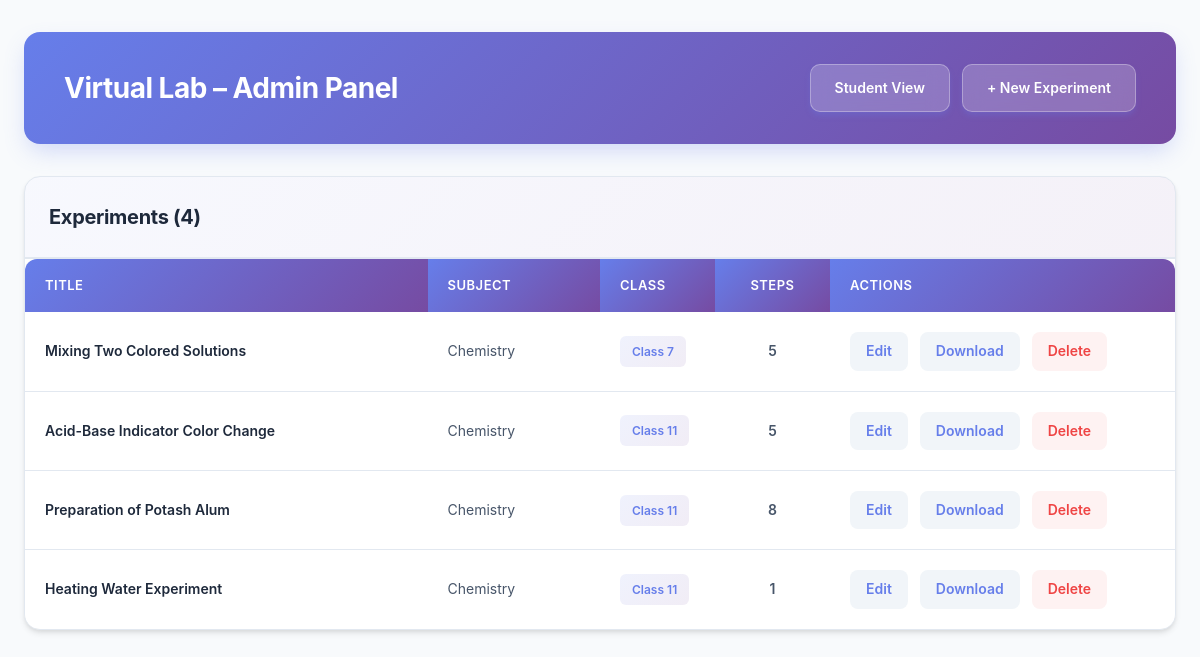
Page /admin/index.php on the earlier database version.
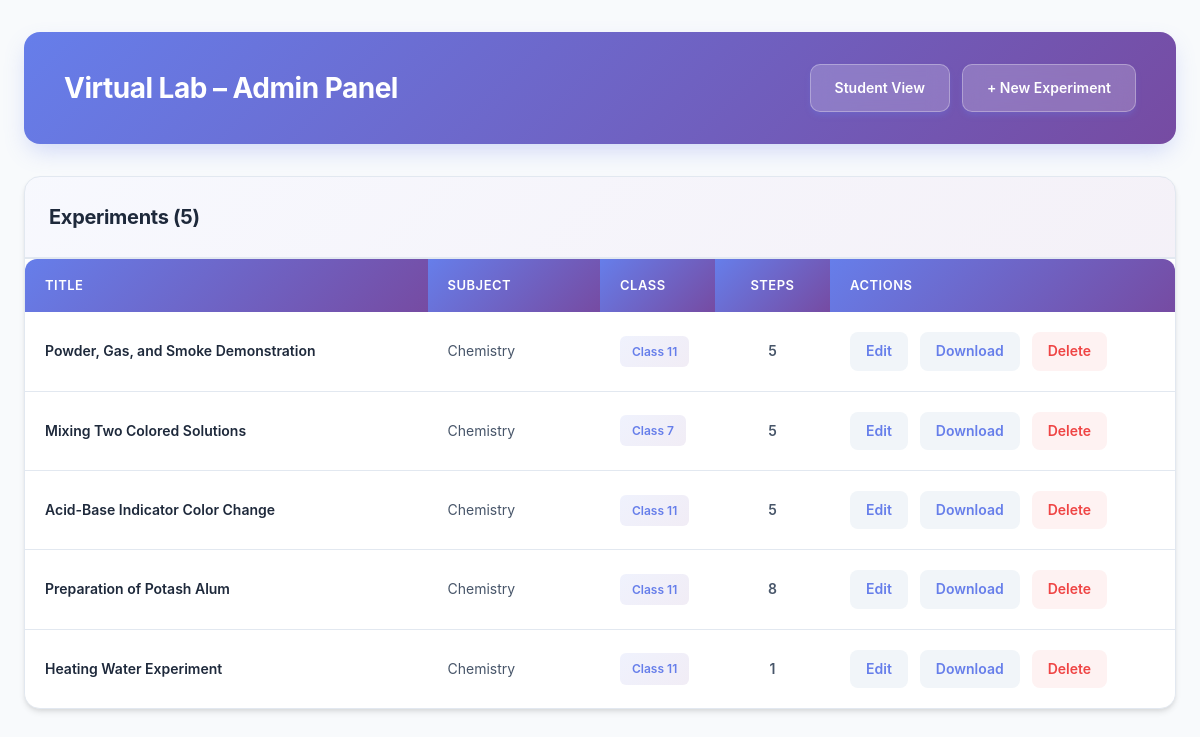
Same page on the later database version.
### tables this page shows
CREATE TABLE experiments (
    id VARCHAR(50) PRIMARY KEY,
    title VARCHAR(255) NOT NULL,
    subject VARCHAR(50) NOT NULL,
    class VARCHAR(10) NOT NULL,
    config_json TEXT NOT NULL,
    created_at DATETIME DEFAULT CURRENT_TIMESTAMP,
    updated_at DATETIME DEFAULT CURRENT_TIMESTAMP
);

### admin/config/database.php (called while the page is built, shortened)
<?php
function getDBConnection() {
    try {
        if (DB_TYPE === 'sqlite') {
            $dbPath = DB_SQLITE_PATH;
            try {
                $db = new PDO('sqlite:' . $dbPath);
                $db->setAttribute(PDO::ATTR_ERRMODE, PDO::ERRMODE_EXCEPTION);
                return $db;
            } catch (PDOException $e) {
                throw new Exception("Failed to create SQLite database: " . $e->getMessage() . " (Path: " . $dbPath . ")");
            }
        }
    } catch (PDOException $e) {
        throw new Exception("Database connection failed: " . $e->getMessage());
    } catch (Exception $e) {
        throw $e;
    }
}

### admin/classes/Database.php (called while the page is built, shortened)
<?php
require_once __DIR__ . '/../config/database.php';
class Database {
    private $db;
    public function __construct() {
        $this->db = getDBConnection();
    }
    private function initTables() {
        try {
            $schemaFile = __DIR__ . '/../config/schema.sql';
            $sql = file_get_contents($schemaFile);
            if (DB_TYPE === 'sqlite') {
                $statements = explode(';', $sql);
                foreach ($statements as $statement) {
                    $statement = trim($statement);
                    if (!empty($statement) && !preg_match('/^\s*--/', $statement)) {
                        try {
                            $this->db->exec($statement);
                        } catch (PDOException $e) {
                            if (strpos($e->getMessage(), 'already exists') === false) {
                                error_log('Schema execution error: ' . $e->getMessage());
                            }
                        }
                    }
                }
            } else {
                try {
                    $this->db->exec($sql);
                } catch (PDOException $e) {
                    error_log('Schema execution error: ' . $e->getMessage());
                }
            }
        } catch (Exception $e) {
            error_log('initTables error: ' . $e->getMessage());
        }
    }
    public function getAllExperiments() {
        try {
            if (DB_TYPE === 'sqlite') {
                $checkStmt = $this->db->query("SELECT name FROM sqlite_master WHERE type='table' AND name='experiments'");
                $tableExists = $checkStmt->fetch() !== false;
            } else {
                $checkStmt = $this->db->query("SHOW TABLES LIKE 'experiments'");
                $tableExists = $checkStmt->rowCount() > 0;
            }
            $stmt = $this->db->query("SELECT * FROM experiments ORDER BY created_at DESC");
            $experiments = $stmt->fetchAll(PDO::FETCH_ASSOC);
            foreach ($experiments as &$exp) {
                try {
                    $stepStmt = $this->db->prepare("
                        SELECT COUNT(*) as count FROM experiment_steps WHERE experiment_id = ?
                    ");
                    $stepStmt->execute([$exp['id']]);
                    $stepCount = $stepStmt->fetch(PDO::FETCH_ASSOC);
                    $exp['step_count'] = $stepCount['count'] ?? 0;
                } catch (PDOException $e) {
                    $exp['step_count'] = 0;
                }
            }
            return $experiments;
        } catch (PDOException $e) {
            error_log('getAllExperiments error: ' . $e->getMessage());
            return [];
        } catch (Exception $e) {
            error_log('getAllExperiments error: ' . $e->getMessage());
            return [];
        }
    }
}

### admin/index.php (the view, shortened to what this page needs)
<?php
require_once __DIR__ . '/classes/Database.php';
$db = new Database();
$experiments = $db->getAllExperiments();
?>
<!DOCTYPE html>
<html lang="en">
<head>
    <link rel="stylesheet" href="css/admin.css?v=<?= time() ?>">
</head>
<body>
    <div class="container">
        <div class="header">
            <h1>Virtual Lab – Admin Panel</h1>
            <div style="display: flex; gap: 12px; align-items: center;">
                <a class="btn" href="../" style="text-decoration: none;">Student View</a>
                <a class="btn" href="create.php" style="text-decoration: none;">+ New Experiment</a>
            </div>
        </div>
        <?php if (empty($experiments)): ?>
        <div class="card" style="text-align: center; padding: 80px 40px;">
            <div style="margin-bottom: 24px; opacity: 0.5;">
                <svg width="80" height="80" viewBox="0 0 24 24" fill="none" stroke="currentColor" stroke-width="2" style="color: #64748b; margin: 0 auto;">
                    <path d="M14 2H6a2 2 0 0 0-2 2v16a2 2 0 0 0 2 2h12a2 2 0 0 0 2-2V8z"></path>
                    <polyline points="14 2 14 8 20 8"></polyline>
                    <line x1="12" y1="18" x2="12" y2="12"></line>
                    <line x1="9" y1="15" x2="15" y2="15"></line>
                </svg>
            </div>
            <p style="color: #64748b; font-size: 16px; margin-bottom: 24px; line-height: 1.6;">No experiments yet. Create your first experiment to get started.</p>
            <a class="btn" href="create.php" style="text-decoration: none;">Create First Experiment</a>
        </div>
        <?php else: ?>
        <div class="card" style="padding: 0; overflow: hidden;">
            <div style="padding: 24px; border-bottom: 2px solid #e2e8f0; background: linear-gradient(135deg, rgba(102, 126, 234, 0.05) 0%, rgba(118, 75, 162, 0.08) 100%);">
                <h2 style="margin: 0; font-size: 20px; color: #1e293b; font-weight: 700;">Experiments (<?= count($experiments) ?>)</h2>
            </div>
            <div style="overflow-x: auto;">
                <table>
                    <thead>
                        <tr>
                            <th style="width: 35%;">Title</th>
                            <th style="width: 15%;">Subject</th>
                            <th style="width: 10%;">Class</th>
                            <th style="width: 10%; text-align: center;">Steps</th>
                            <th style="width: 30%;">Actions</th>
                        </tr>
                    </thead>
                    <tbody>
                        <?php foreach ($experiments as $exp): ?>
                        <tr>
                            <td style="font-weight: 600; color: #1e293b;"><?= htmlspecialchars($exp['title']) ?></td>
                            <td style="color: #475569;"><?= htmlspecialchars($exp['subject']) ?></td>
                            <td style="color: #64748b;">
                                <?php if (!empty($exp['class'])): ?>
                                    <span style="display: inline-block; padding: 6px 12px; background: linear-gradient(135deg, rgba(102, 126, 234, 0.1) 0%, rgba(118, 75, 162, 0.1) 100%); border-radius: 6px; font-size: 12px; font-weight: 600; color: #667eea;">Class <?= htmlspecialchars($exp['class']) ?></span>
                                <?php else: ?>
                                    <span style="color: #94a3b8;">—</span>
                                <?php endif; ?>
                            </td>
                            <td style="text-align: center; color: #475569; font-weight: 600;"><?= $exp['step_count'] ?? 0 ?></td>
                            <td>
                                <div class="actions">
                                    <a href="edit.php?id=<?= $exp['id'] ?>" style="text-decoration: none;">Edit</a>
                                    <a href="download.php?id=<?= $exp['id'] ?>" style="text-decoration: none;">Download</a>
                                    <a class="danger" href="delete.php?id=<?= $exp['id'] ?>" onclick="return confirm('Are you sure you want to delete this experiment?')" style="text-decoration: none;">Delete</a>
                                </div>
                            </td>
                        </tr>
                        <?php endforeach; ?>
                    </tbody>
                </table>
            </div>
        </div>
        <?php endif; ?>
    </div>
</body>
</html>

### admin/css/admin.css (style rules this page uses)
* { margin: 0; padding: 0; box-sizing: border-box; }
body { font-family: 'Inter', -apple-system, BlinkMacSystemFont, 'Segoe UI', Roboto, 'Helvetica Neue', Arial, sans-serif; background: #f8fafc; min-height: 100vh; padding: 0; color: #1e293b; line-height: 1.6; -webkit-font-smoothing: antialiased; -moz-osx-font-smoothing: grayscale; }
.container { max-width: 1400px; margin: 0 auto; padding: 32px 24px; }
.header { background: linear-gradient(135deg, #667eea 0%, #764ba2 100%); padding: 32px 40px; border-radius: 16px; margin-bottom: 32px; box-shadow: 0 10px 25px -5px rgba(102, 126, 234, 0.3); display: flex; justify-content: space-between; align-items: center; color: white; }
.header h1 { color: white; font-size: 28px; font-weight: 700; margin: 0; letter-spacing: -0.5px; }
.header .btn { background: rgba(255, 255, 255, 0.2); backdrop-filter: blur(10px); border: 1px solid rgba(255, 255, 255, 0.3); }
h2 { color: #0f172a; font-size: 24px; font-weight: 700; margin-bottom: 24px; letter-spacing: -0.3px; }
.card { background: white; border-radius: 16px; padding: 40px; box-shadow: 0 4px 6px -1px rgba(0, 0, 0, 0.1), 0 2px 4px -1px rgba(0, 0, 0, 0.06); margin-bottom: 24px; width: 100%; box-sizing: border-box; border: 1px solid #e2e8f0; }
.btn { display: inline-flex; align-items: center; gap: 8px; background: linear-gradient(135deg, #667eea 0%, #764ba2 100%); color: white; padding: 12px 24px; text-decoration: none; border-radius: 10px; font-size: 14px; font-weight: 600; border: none; cursor: pointer; transition: all 0.3s cubic-bezier(0.4, 0, 0.2, 1); box-shadow: 0 4px 6px -1px rgba(102, 126, 234, 0.3); }
.danger { color: #ef4444; text-decoration: none; font-size: 14px; font-weight: 500; }
table { width: 100%; background: white; border-collapse: collapse; border-radius: 12px; overflow: hidden; box-shadow: 0 4px 6px -1px rgba(0, 0, 0, 0.1); }
th { background: linear-gradient(135deg, #667eea 0%, #764ba2 100%); padding: 16px 20px; text-align: left; font-weight: 600; color: white; font-size: 13px; text-transform: uppercase; letter-spacing: 0.5px; }
td { padding: 20px; border-bottom: 1px solid #e2e8f0; font-size: 14px; vertical-align: middle; }
tr:last-child td { border-bottom: none; }
.actions { display: flex; gap: 12px; align-items: center; justify-content: flex-start; flex-wrap: wrap; }
.actions a { color: #667eea; text-decoration: none; font-size: 14px; font-weight: 600; padding: 8px 16px; border-radius: 8px; transition: all 0.2s; display: inline-block; background: #f1f5f9; }
.actions .danger { color: #ef4444; background: #fef2f2; }

Differences in the rows shown:
added experiments: title "Powder, Gas, and Smoke Demonstration", subject "Chemistry", class "11", step_count "5"
Other differences:
count($experiments): "4" → "5"
